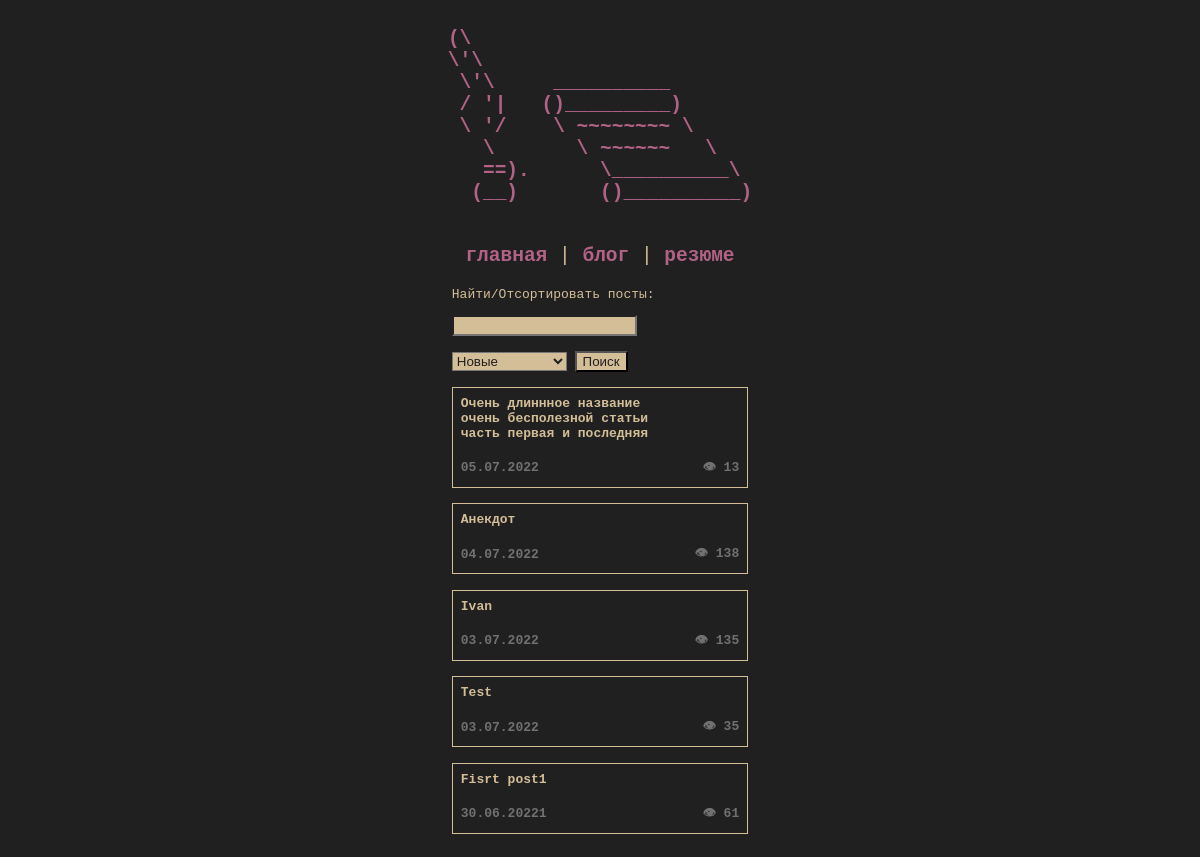
/blog, run on an earlier commit of the app's database.
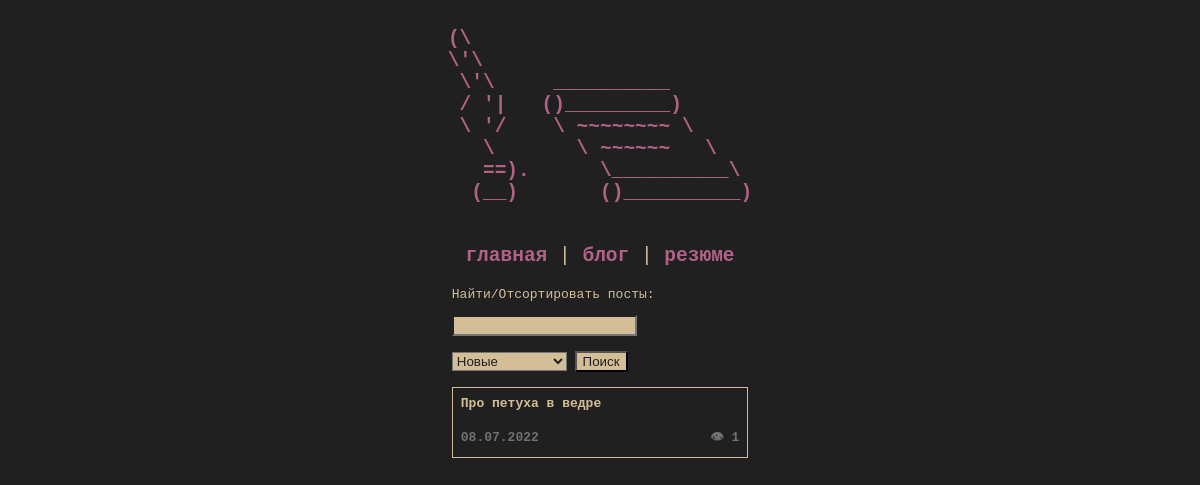
And on a later commit of the database.
### tables this page shows
CREATE TABLE blog (
    "url" TEXT NOT NULL,
    "content" TEXT NOT NULL,
    "visits" INTEGER NOT NULL DEFAULT (0),
    "title" TEXT NOT NULL
, "date" TEXT  NOT NULL);

### kolpa_site.py (the view, shortened to what this page needs)
@app.route("/blog", methods=["POST", "GET"])
def blog():
    search = ''
    sort = 'Новые'
    if 'admin' not in session:
        session['admin'] = False
    return render_template('blog.html', posts=dbase.getBlogData(search, sort), admin = session['admin'])

### kolpa_site.py (called while the page is built)
def connect_db():
    conn = sqlite3.connect(app.config['DATABASE'])
    conn.row_factory = sqlite3.Row
    return conn

def get_db():
    if not hasattr(g, 'link_db'):
        g.link_db = connect_db()
    return g.link_db

@app.before_request
def before_request():
   global dbase
   db = get_db()
   dbase = FDataBase(db)
   if 'admin' not in session:
       session['admin'] = False

### templates/blog.html (shortened to what this page needs)
<!DOCTYPE html>
<html>
  <head>
    <link type="text/css" href="{{ url_for('static', filename='css/styles.css')}}" rel="stylesheet" />
  </head>
  <body>
    <section id="header" aria-label="Home">
      <a href="/" title="Home">
      <pre>
        (\
        \'\
         \'\     __________
         / '|   ()_________)
         \ '/    \ ~~~~~~~~ \
           \       \ ~~~~~~   \
           ==).      \__________\
          (__)       ()__________)
      </pre>
	</a>
    </section>
      <section id="menu">
        <p id="test">
          <a href="/">главная</a> | <a href="/blog">блог</a> | <a href="/resume">резюме</a>
       </p>
      </section>
        <section id="simple_block">
          <form action="/blog"  method="post">
            <p><label for="text">Найти/Отсортировать посты:</label></p>
            <input type="search" id="site-search" name="text">
            <br>
            <br>
            <select class="select-css" name="Sort method">
              <option>Новые</option>
            </select>
            <input type="submit" name="search" value="Поиск" />
            <br>
            <br>
          </form>
        </section>
      {% for post in posts -%}
      <a href="/blog/{{post.url}}">
        <section id="blog">
          <table>
            <tr>
              <td>
                  {{post.title.capitalize()}}
              </td>
            </tr>
            <tr>
                <td>
                  <div id="accent">
                    {{post.date}}
                  </div>
                </td>
                <td style="white-space: nowrap; text-align: right">
                  <div id="accent" >
                    👁 {{post.visits}}
                  </div>
                </td>
            </tr>
          </table>
        </section>
      </a>
        {% endfor -%}
  </body>
</html>

### static/css/styles.css (style rules this page uses)
body { background-color: #202020; overflow-x: hidden; }
html { overflow-x: hidden; }
div#accent { font-weight: bold; color: #717171; }
input { background-color: #d4be98; color: #202020; }
p#test { width: 100%; text-align: center; font-size:150%; }
table { overflow-x: scroll; border-collapse: collapse; border-spacing: 0; width: 100%; border: 1px solid #d4be98; }
th, td { text-align: left; padding: 8px; }
section { font-family: monospace; background-color: #202020; color:#d4be98; }
section#header { text-align:center; font-size:150%; margin-right:1%; margin-left:1%; }
section#simple_block { margin-left: auto; margin-right: auto; max-width: 38ch; }
select { background-color: #d4be98; color:#202020 }
section#blog { margin-left: auto; margin-right: auto; max-width: 38ch; margin-bottom: 2ch; }
section#menu { margin-left: auto; margin-right: auto; width: 40ch; }
a { text-decoration: none; font-weight:bold; color:#B16286; }

What changed in the data, as far as the page shows it:
removed blog: title "Очень длиннное название очень бесполезной статьи часть первая и последняя", date "05.07.2022", visits "13"
removed blog: title "Анекдот", date "04.07.2022", visits "138"
removed blog: title "Ivan", date "03.07.2022", visits "135"
removed blog: title "Test", date "03.07.2022", visits "35"
removed blog: title "Fisrt post1", date "30.06.20221", visits "61"
added blog: title "Про петуха в ведре", date "08.07.2022", visits "1"
